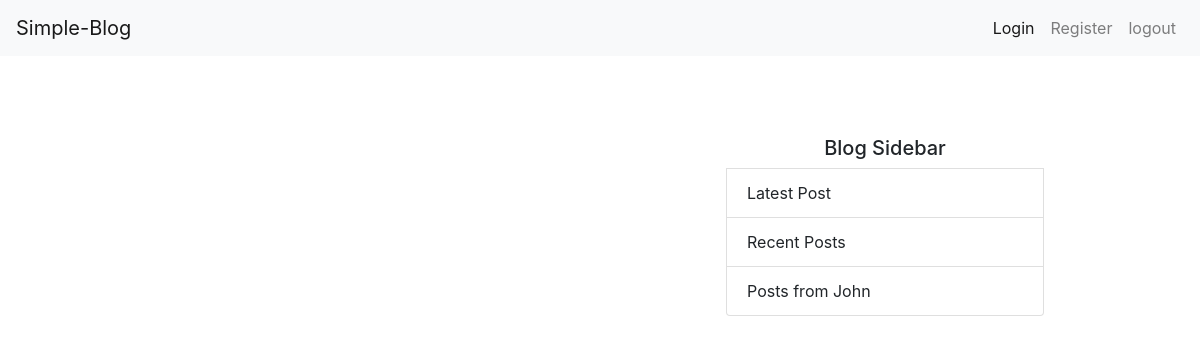
Before: / with the older database file.
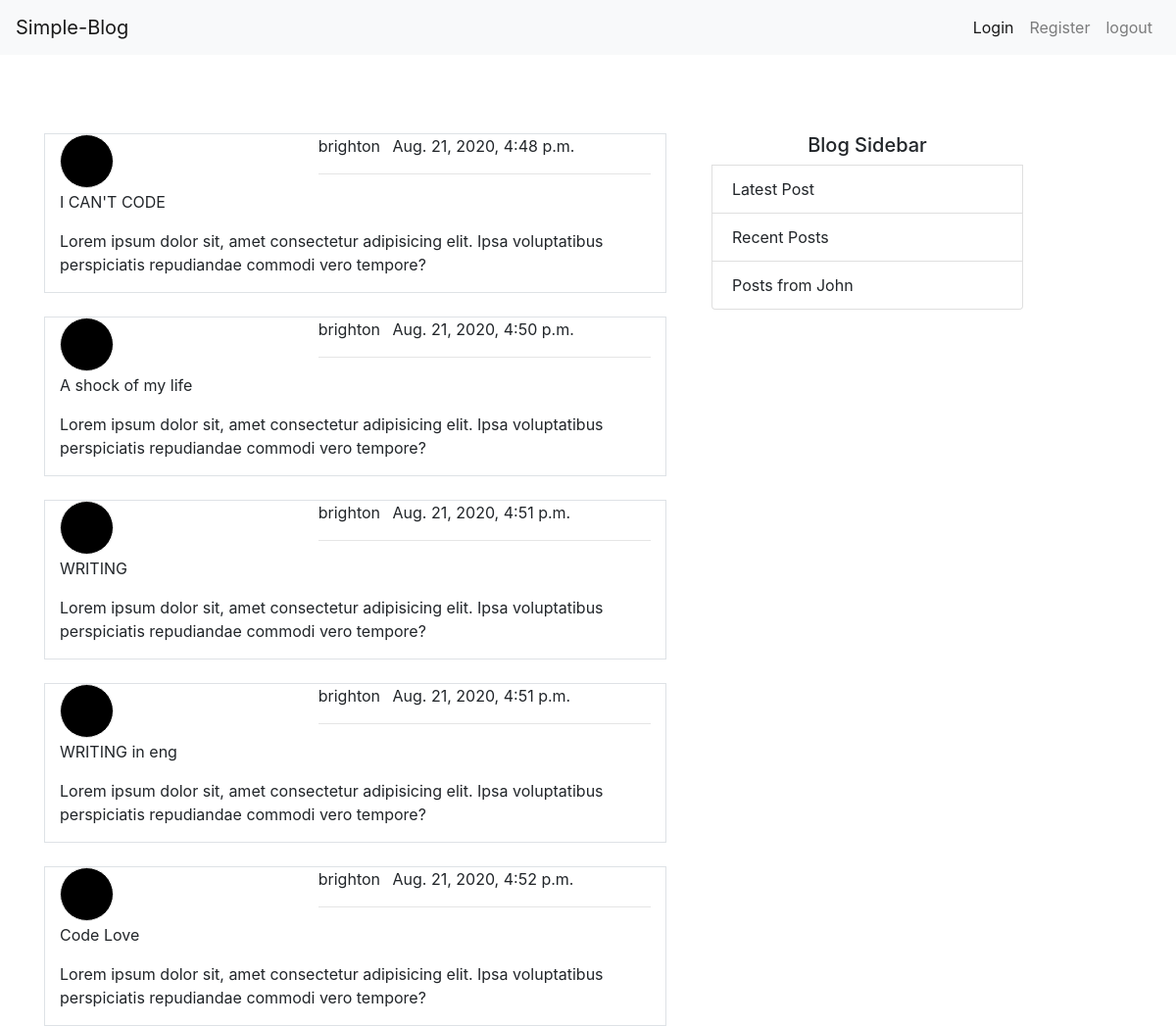
After: the same page with the newer database file.
### blog/models.py (models this page shows, shortened)
class Post(models.Model):
    title = models.CharField(max_length=100)
    content = models.TextField()
    date_posted = models.DateTimeField(default=timezone.now)
    author = models.ForeignKey(User, on_delete=models.CASCADE)

### blog/views.py (the view)
# urls.py: path('',home_page_view,name = "blog-home"),
def home_page_view(request):
    obj = Post.objects.all()
    context = {
        "posts":obj,
        "title":'Blog-Home-Page'
    }
    return render(request,"blog/index.html",context)

### blog/templates/blog/index.html
{% extends "blog/base.html"%}
{% block content%}
    <div class="container">
        {% for post in posts%}
        <div class="row mt-4 border">
            <div class="col-md-5">
            <div style="width: 55px; height: 55px; border-radius: 50%; background-color: #000; border: 1px solid #eee;"></div>
            </div>
            <div class="col-md-7">
                <div>
                    <p class="d-inline mr-2">{{post.author}}</p>
                    <p class="d-inline">{{post.date_posted}}</p>
                </div>
                <hr>
            </div>
            <div class="col-md-12">
                <p>{{post.title}}</p>
                <p>{{post.content}}</p>
            </div>
        </div>
        {%endfor%}
    </div>
{% endblock content%}

### blog/templates/blog/base.html (shortened to what this page needs)
{% load static %}
<!doctype html>
<html lang="en">
    <head>
        <link rel="stylesheet" href="https://stackpath.bootstrapcdn.com/bootstrap/4.4.1/css/bootstrap.min.css">
    </head>
    <body>
        <header>
            {% include "blog/navbar.html"%}
        </header>
        <main>
            <div class="container pt-2 mt-5">
                <div class="row">
                    <div class="col-md-7">
                        {%block content%}{%endblock content%}
                    </div>
                    <div class="col-md-4 d-md-block d-xs-none ">
                        <ul class="list-group m-3 ">
                            <h5 class="text-center m-2">Blog Sidebar</h5>
                            <li class="list-group-item">Latest Post</li>
                            <li class="list-group-item">Recent Posts</li>
                            <li class="list-group-item">Posts from John</li>
                        </ul>
                    </div>
                </div>
            </div>
        </main>
    </body>
</html>

### blog/templates/blog/navbar.html (shortened to what this page needs)
<nav class="navbar navbar-expand-lg navbar-light bg-light">
    <a class="navbar-brand" href="#">Simple-Blog</a>
    <div class="collapse navbar-collapse" id="navbarSupportedContent">
        <ul class="navbar-nav ml-auto">
            <li class="nav-item active">
            <a class="nav-link" href="#">Login <span class="sr-only">(current)</span></a>
            </li>
            <li class="nav-item">
            <a class="nav-link" href="#">Register</a>
            </li>
            <li class="nav-item">
            <a class="nav-link " href="#" tabindex="-1" aria-disabled="true">logout</a>
            </li>
        </ul>
        </div>
</nav>

Changed rows visible on the page:
added Post: author "brighton", date_posted "Aug. 21, 2020, 4:48 p.m.", title "I CAN'T CODE", content "Lorem ipsum dolor sit, amet consectetur adipisicing elit. Ipsa voluptatibus perspiciatis repudiandae commodi vero tempore?"
added Post: author "brighton", date_posted "Aug. 21, 2020, 4:50 p.m.", title "A shock of my life", content "Lorem ipsum dolor sit, amet consectetur adipisicing elit. Ipsa voluptatibus perspiciatis repudiandae commodi vero tempore?"
added Post: author "brighton", date_posted "Aug. 21, 2020, 4:51 p.m.", title "WRITING", content "Lorem ipsum dolor sit, amet consectetur adipisicing elit. Ipsa voluptatibus perspiciatis repudiandae commodi vero tempore?"
added Post: author "brighton", date_posted "Aug. 21, 2020, 4:51 p.m.", title "WRITING in eng", content "Lorem ipsum dolor sit, amet consectetur adipisicing elit. Ipsa voluptatibus perspiciatis repudiandae commodi vero tempore?"
added Post: author "brighton", date_posted "Aug. 21, 2020, 4:52 p.m.", title "Code Love", content "Lorem ipsum dolor sit, amet consectetur adipisicing elit. Ipsa voluptatibus perspiciatis repudiandae commodi vero tempore?"
